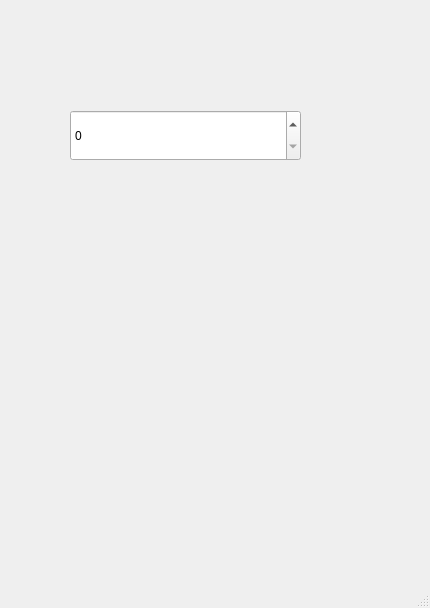
<?xml version="1.0" encoding="UTF-8"?>
<ui version="4.0">
 <class>Gause</class>
 <widget class="QMainWindow" name="Gause">
  <property name="geometry">
   <rect>
    <x>0</x>
    <y>0</y>
    <width>430</width>
    <height>608</height>
   </rect>
  </property>
  <property name="windowTitle">
   <string>Gause</string>
  </property>
  <widget class="QWidget" name="centralwidget">
   <widget class="QtGaugeProgress" name="gauge" native="true">
    <property name="geometry">
     <rect>
      <x>40</x>
      <y>240</y>
      <width>341</width>
      <height>241</height>
     </rect>
    </property>
   </widget>
   <widget class="QSpinBox" name="spinBox">
    <property name="geometry">
     <rect>
      <x>70</x>
      <y>110</y>
      <width>231</width>
      <height>51</height>
     </rect>
    </property>
   </widget>
  </widget>
  <widget class="QMenuBar" name="menubar">
   <property name="geometry">
    <rect>
     <x>0</x>
     <y>0</y>
     <width>430</width>
     <height>26</height>
    </rect>
   </property>
  </widget>
  <widget class="QStatusBar" name="statusbar"/>
 </widget>
 <customwidgets>
  <customwidget>
   <class>QtGaugeProgress</class>
   <extends>QWidget</extends>
   <header>QtGaugeProgress.h</header>
   <container>1</container>
  </customwidget>
 </customwidgets>
 <resources/>
 <connections>
  <connection>
   <sender>spinBox</sender>
   <signal>valueChanged(int)</signal>
   <receiver>Gause</receiver>
   <slot>valueChanged(int)</slot>
   <hints>
    <hint type="sourcelabel">
     <x>153</x>
     <y>165</y>
    </hint>
    <hint type="destinationlabel">
     <x>378</x>
     <y>112</y>
    </hint>
   </hints>
  </connection>
 </connections>
 <slots>
  <slot>valueChanged(int)</slot>
 </slots>
</ui>
